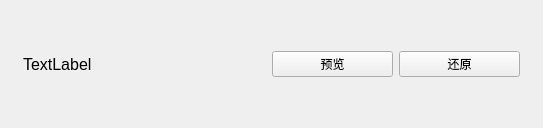
<?xml version="1.0" encoding="UTF-8"?>
<ui version="4.0">
 <class>HomePageChild_BackupFile</class>
 <widget class="QWidget" name="HomePageChild_BackupFile">
  <property name="geometry">
   <rect>
    <x>0</x>
    <y>0</y>
    <width>543</width>
    <height>128</height>
   </rect>
  </property>
  <property name="windowTitle">
   <string>Form</string>
  </property>
  <layout class="QVBoxLayout" name="verticalLayout">
   <item>
    <widget class="ElaScrollPageArea" name="widget" native="true">
     <layout class="QHBoxLayout" name="horizontalLayout_3" stretch="2,1,1">
      <property name="leftMargin">
       <number>12</number>
      </property>
      <property name="topMargin">
       <number>12</number>
      </property>
      <property name="rightMargin">
       <number>12</number>
      </property>
      <property name="bottomMargin">
       <number>12</number>
      </property>
      <item>
       <widget class="ElaText" name="label">
        <property name="sizePolicy">
         <sizepolicy hsizetype="Preferred" vsizetype="Preferred">
          <horstretch>0</horstretch>
          <verstretch>0</verstretch>
         </sizepolicy>
        </property>
        <property name="font">
         <font>
          <pointsize>12</pointsize>
         </font>
        </property>
        <property name="text">
         <string>TextLabel</string>
        </property>
       </widget>
      </item>
      <item>
       <widget class="ElaPushButton" name="pushButton_OpenFile">
        <property name="text">
         <string>预览</string>
        </property>
       </widget>
      </item>
      <item>
       <widget class="ElaPushButton" name="pushButton_RestoreBackup">
        <property name="text">
         <string>还原</string>
        </property>
       </widget>
      </item>
     </layout>
    </widget>
   </item>
  </layout>
 </widget>
 <customwidgets>
  <customwidget>
   <class>ElaText</class>
   <extends>QLabel</extends>
   <header location="global">elatext.h</header>
  </customwidget>
  <customwidget>
   <class>ElaPushButton</class>
   <extends>QPushButton</extends>
   <header location="global">elapushbutton.h</header>
  </customwidget>
  <customwidget>
   <class>ElaScrollPageArea</class>
   <extends>QWidget</extends>
   <header location="global">elascrollpagearea.h</header>
   <container>1</container>
  </customwidget>
 </customwidgets>
 <resources/>
 <connections/>
</ui>
